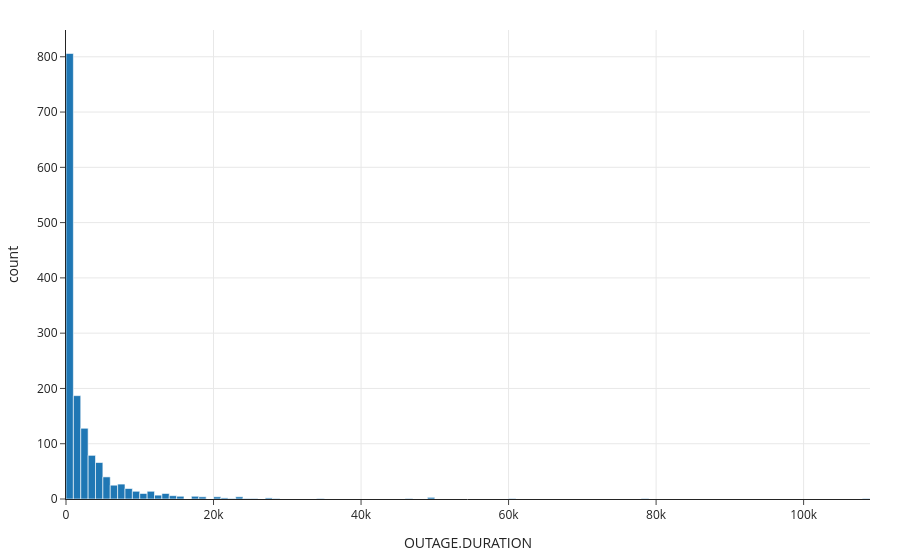

Notebook source saved alongside this figure:
### Code cell
px.histogram(original, x='OUTAGE.DURATION')

### Figure 1 — Plotly figure (JSON) as saved in the notebook; plotly's stock layout.template omitted (floating-point values rounded to 4 significant figures; data arrays with more than 128 entries replaced by an {"elided": "..."} marker saying what was removed)
{"data": [{"bingroup": "x", "hovertemplate": "OUTAGE.DURATION=%{x}<br>count=%{y}<extra></extra>", "legendgroup": "", "marker": {"color": "#1F77B4", "pattern": {"shape": ""}}, "name": "", "orientation": "v", "showlegend": false, "type": "histogram", "x": {"elided": "1534 float values"}, "xaxis": "x", "yaxis": "y"}], "layout": {"barmode": "relative", "legend": {"tracegroupgap": 0}, "xaxis": {"anchor": "y", "domain": [0, 1], "title": {"text": "OUTAGE.DURATION"}}, "yaxis": {"anchor": "x", "domain": [0, 1], "title": {"text": "count"}}}}
